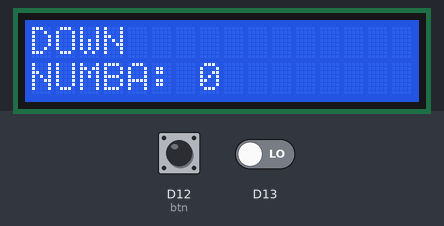
Bench run of a program on a simulated CircuitPython board. Parts: 16×2 character LCD. The test bench sets the inputs (shaded band); at power-on: D12 (btn) LOW.

Above: at 1.2 s.
1.3 s: on-board LED released
At 1.8 s:
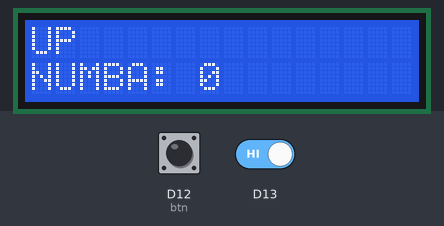
2.8 s: D12 (btn) pulled HIGH for 0.15 s
At 3.5 s:
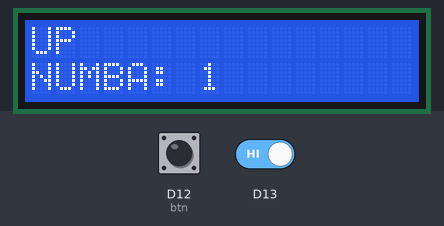
4.4 s: D12 (btn) pulled HIGH for 1 s
At 6.1 s:
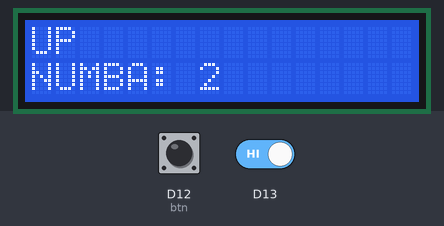
6.9 s: on-board LED held down
At 7.5 s:
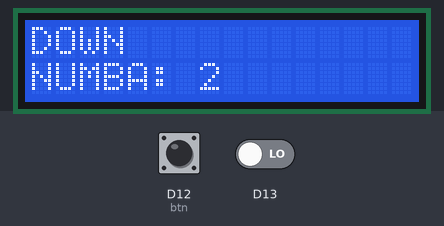
Timing chart, 0 to 9.4 s (numbered marks = the images above; inputs shaded):
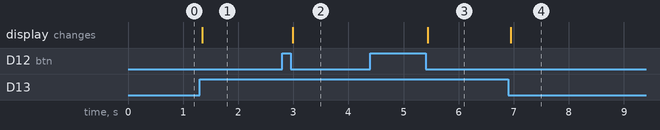

Measured:
- after the input at 1.3 s, the display: changes at once (image 1)
- after the input at 2.8 s, the display: changes after 0.19 s (image 2)
- after the input at 4.4 s, the display: changes after 1.0 s (image 3)
- after the input at 6.9 s, the display: changes after 0.05 s (image 4)

The program:

lcd.py
```python
import board
from lcd.lcd import LCD
from lcd.i2c_pcf8574_interface import I2CPCF8574Interface
from digitalio import DigitalInOut, Direction, Pull

i2c = board.I2C()
btn=DigitalInOut(board.D12) #links btn to board
sw=DigitalInOut(board.D13) #links switch to board
sw.direction=Direction.INPUT
btn.direction=Direction.INPUT #btn and switch are inputs
btn.pull=Pull.DOWN

lcd = LCD(I2CPCF8574Interface(i2c, 0x27), num_rows=2, num_cols=16)
toggle=sw.value #toggle variable is switch value
val=0

prev_state = btn.value #debouncing
prev_state2=sw.value
lcd.set_cursor_pos (1, 0) #sets cursor to given coordinates on lcd screen
lcd.print("NUMBA:") #print "NUMBA:" on lcd screen
lcd.set_cursor_pos (1, 7) #sets the cursor behind "NUMBA:"
lcd.print(str(val)) #prints the variable, which is 0 right now

while True:
    cur_state2=sw.value
    if cur_state2 != prev_state2: #when switch is up
        lcd.set_cursor_pos (0,0)
        lcd.print("UP  ") #prints "UP  " in the top left, the double space clears any previous values
        cur_state = btn.value #debouncing
        if cur_state != prev_state:
            if not cur_state: #if button is not pressed
                lcd.clear() #clears the lcd screen
                lcd.set_cursor_pos (1, 0)
                lcd.print("NUMBA:")
                lcd.set_cursor_pos (1, 7)
                lcd.print(str(val))
            else: #if button is pressed
                lcd.clear()
                lcd.set_cursor_pos (1, 0)
                lcd.print("NUMBA:")
                lcd.set_cursor_pos (1, 7)
                lcd.print(str(val))
                val+=1 #value goes up by 1
        prev_state=cur_state #debouncing
    else: #when switch is down
        lcd.set_cursor_pos (0,0)
        lcd.print("DOWN")
        cur_state = btn.value
        if cur_state != prev_state:
            if not cur_state:
                lcd.clear()
                lcd.set_cursor_pos (1, 0)
                lcd.print("NUMBA:")
                lcd.set_cursor_pos (1, 7)
                lcd.print(str(val))
            else:
                lcd.clear()
                lcd.set_cursor_pos (1, 0)
                lcd.print("NUMBA:")
                lcd.set_cursor_pos (1, 7)
                lcd.print(str(val))
                val-=1 #value goes down by 1
        prev_state=cur_state
```
